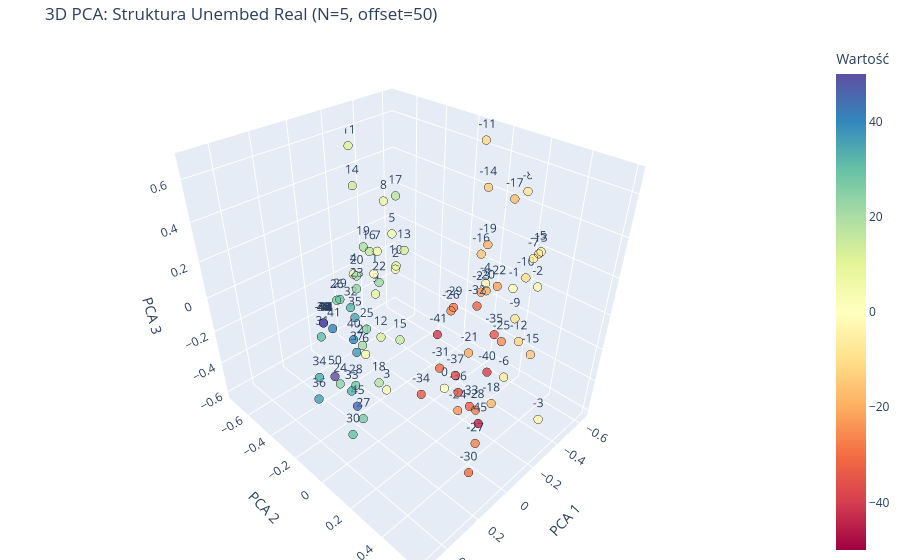

Notebook cell for this chart:
### Code cell
plot_real_output_pca_3d(model, N=5)
